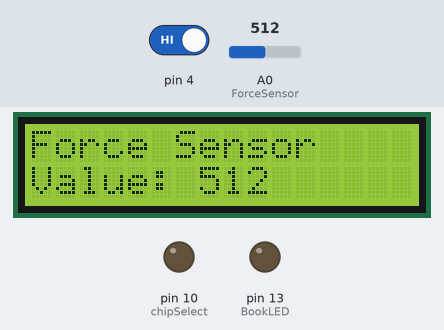
The sketch below on a simulated Arduino Uno, built with avr-gcc and run on an emulated ATmega328P. Shown: 16×2 character LCD, output pins drawn as LEDs (lit = HIGH). Inputs (shaded band) come from the test bench; at power-on: A0 (ForceSensor) = 512, pin 4 HIGH. The local clock reads 2024-03-15 10:24:30 at power-on unless the sketch sets it; storage starts empty; what the sketch prints to the serial monitor is not drawn.

Above: at 1.3 s.
1.4 s: A0 (ForceSensor) set to 992
At 2.6 s:
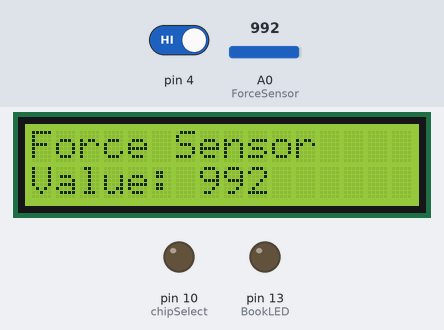
2.9 s: A0 (ForceSensor) set to 1015
At 3.9 s:
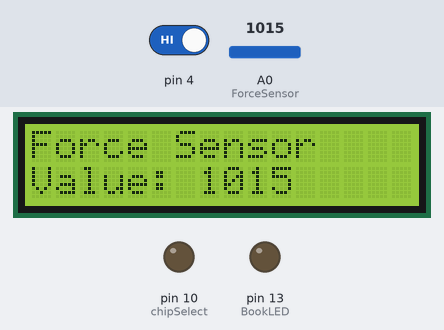
4.5 s: pin 4 driven LOW
6.3 s: A0 (ForceSensor) set to 11
At 6.8 s:
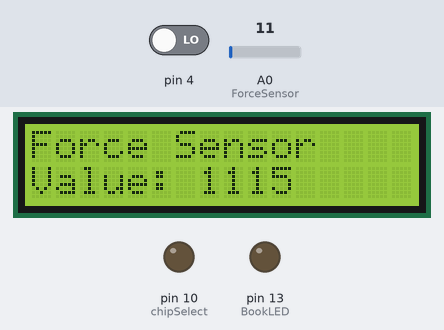
8.0 s: A0 (ForceSensor) set to 8
At 9.1 s:
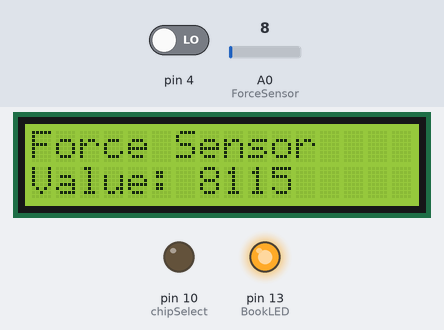
Timing chart, 0 to 10.6 s (numbered marks = the images above; inputs shaded):
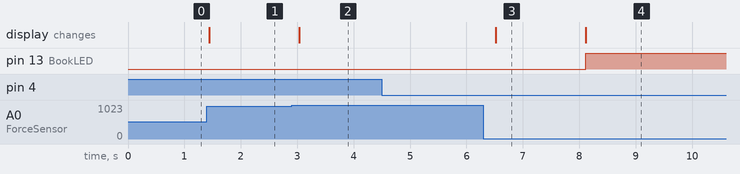

The sketch:

data_log_rtc_force_sensor__without_gsm_.ino
```cpp
#include <LiquidCrystal_I2C.h>
#include <SD.h>
#include <SPI.h>
#include "RTClib.h"

LiquidCrystal_I2C lcd(0x27, 16, 2); // LCD HEX address 0x27
RTC_DS1307 rtc;

int Force_VAL = 0;
int temp = 0;
int btn = 0;
int BookLED = 13;
int ForceSensor = A0;

File dataFile;
const int chipSelect = 10;

void setup() {
  Serial.begin(9600);

  #ifndef ESP8266
  while(!Serial);
  #endif

  if(! rtc.begin()){
    Serial.println("Couldn't find RTC");
    Serial.flush();
    while (1) delay(10);
  }

  if (! rtc.isrunning()) {
    Serial.println("RTC is NOT running, let's set the time!");
    rtc.adjust(DateTime(F(__DATE__), F(__TIME__)));
  }

  pinMode(ForceSensor, INPUT);
  pinMode(4, INPUT);
  pinMode(BookLED, OUTPUT);

  lcd.begin();
  lcd.setCursor(0, 0);
  lcd.print("Force Sensor");

  pinMode(chipSelect, OUTPUT);

  if (!SD.begin(chipSelect)) {
    Serial.println("SD card initialization failed!");
    return;
  }

  dataFile = SD.open("data.csv", FILE_WRITE);

  if (dataFile) {
    dataFile.println("Serial, TimeStamp, LPG gas value");
    dataFile.close();
  } else {
    Serial.println("Error opening data.csv");
  }
}

void loop() {
  DateTime time = rtc.now();

  Force_VAL = analogRead(ForceSensor);
  btn = digitalRead(4);
  Serial.print("The Button is: ");
  if (btn == 0) {
    Serial.println("OFF");
  } else if (btn == 1) {
    Serial.println("ON");
  }

  lcd.setCursor(0, 1);
  lcd.print("Value:");
  lcd.setCursor(7, 1);
  lcd.print(Force_VAL);

  if (Force_VAL < 10)  //Enter Force Value Range
  {
    temp = 1;
  } else {
    temp = 0;
  }

  if (btn == 1) {
    temp = 0;
  }

  if (temp == 1) {
    digitalWrite(BookLED, HIGH);  //to be changed with GSM
    delay(1000);
  }

  if (temp == 0) {
    digitalWrite(BookLED, LOW);  //to be changed with GSM
  }

//Full Timestamp
  Serial.println(String("DateTime::TIMESTAMP_FULL:\t")+time.timestamp(DateTime::TIMESTAMP_FULL));

  String dataString = String(millis()) + "," + String("DateTime::TIMESTAMP_FULL:\t")+time.timestamp(DateTime::TIMESTAMP_FULL) + "," + String(Force_VAL);

  dataFile = SD.open("data.csv", FILE_WRITE);

  if (dataFile) {
    dataFile.println(dataString);
    Serial.println(dataString);
    dataFile.close();
  } else {
    Serial.println("Error opening data.csv");
  }

  delay(200);
}
```

Measured:
- the behaviour switches between 10 and 9 on A0 (ForceSensor) (found by bisection; images 3 and 4)
- after the input at 1.4 s, the display: changes at once (image 1)
- after the input at 2.9 s, the display: changes after 0.14 s (image 2)
- after the input at 4.5 s, every drawn part: stays the same
- after the input at 6.3 s, the display: changes after 0.22 s (image 3)
- after the input at 8.0 s, pin 13 (BookLED): LOW → HIGH after 0.11 s; the display: changes after 0.11 s (image 4)
